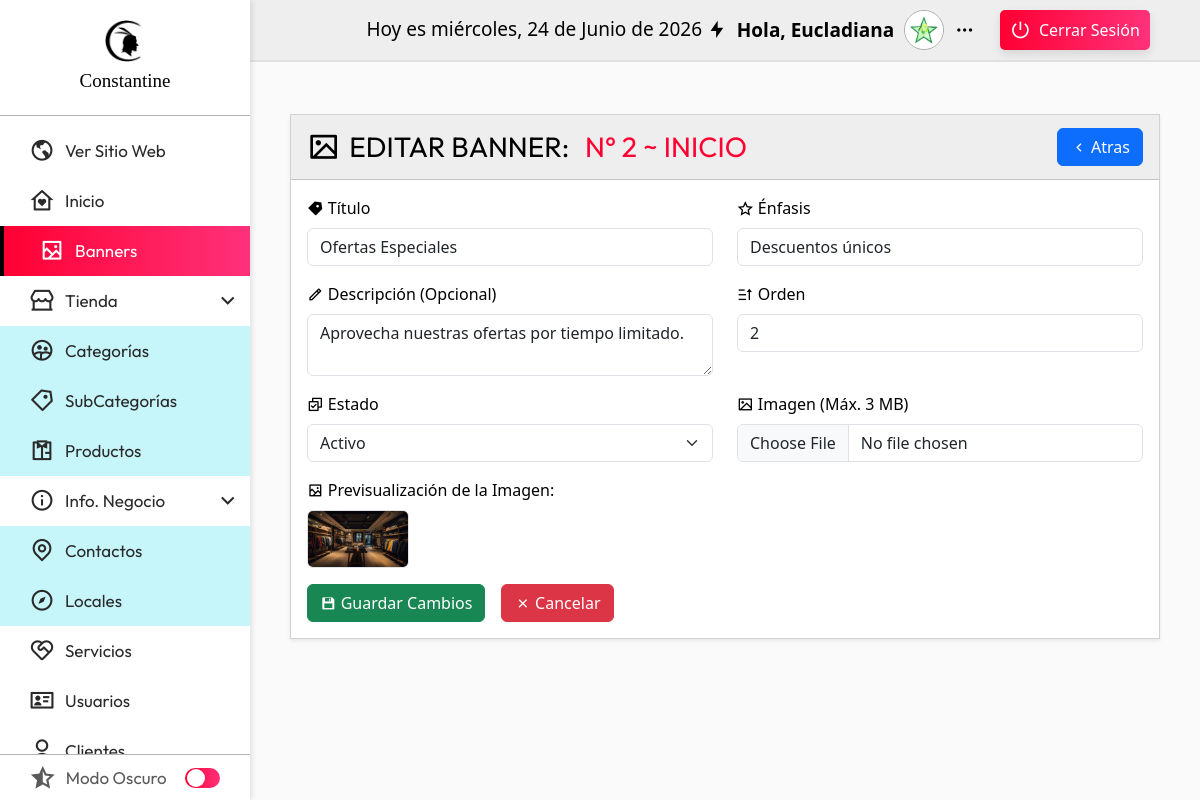
/admin/seccion/banners/editar.php?txtID=2 (signed in), run on the app's committed database.
### tables this page shows
CREATE TABLE banners (
    id_banner INT AUTO_INCREMENT PRIMARY KEY,
    pagina VARCHAR(50) NOT NULL,
    imagen VARCHAR(255) NOT NULL,
    titulo VARCHAR(100),
    enfasis VARCHAR(100),
    descripcion TEXT,
    orden INT DEFAULT 0,
    estado TINYINT(1) NOT NULL DEFAULT 1,
    fecha_creacion TIMESTAMP DEFAULT CURRENT_TIMESTAMP,
    fecha_actualizacion TIMESTAMP DEFAULT CURRENT_TIMESTAMP ON UPDATE CURRENT_TIMESTAMP
);

### admin/seccion/banners/editar.php (the view, shortened to what this page needs)
<?php
    include("../inicio/conexion.php");
    $txtID = isset($_GET['txtID']) ? $_GET['txtID'] : "";
    $sql = "SELECT * FROM banners WHERE id_banner = :id";
    $sentencia = $conexion->prepare($sql);
    $sentencia->bindParam(":id", $txtID);
    $sentencia->execute();
    $banner = $sentencia->fetch(PDO::FETCH_ASSOC);
    include("../../templates/header_admin.php");
?>
<div class="card shadow-sm mt-4 w-80 mx-auto rounded-0">
    <div class="card-header d-flex justify-content-between align-items-center rounded-0" style="color: var(--color_texto); background-color: var(--color_barra_superior);">
        <span class="titulo_categoria d-flex align-items-center gap-1 flex-wrap">
            <i class="ri-image-line"></i>
            Editar Banner: <span class="text_red">&nbsp; N° <?php echo $banner['id_banner']; ?> ~ <?php echo $banner['pagina']; ?></span>
        </span>
        <a name="atras" id="atras" class="btn btn-primary d-flex align-items-center gap-1" href="index.php" role="button">
            <i class="ri-arrow-left-s-line"></i> Atras
        </a>
    </div>
    <div class="card-body" style="color: var(--color_texto); background-color: var(--color_barra_lateral);">
        <form id="form_banner" action="" method="post" enctype="multipart/form-data">
            <div class="row">
                <div class="col-md-6 col-12 mb-3">
                    <label for="titulo" class="form-label">
                        <i class="ri-price-tag-3-fill"></i> Título
                    </label>
                    <input type="text" class="form-control" name="titulo" id="titulo" placeholder="Escriba el título" value="<?php echo $banner['titulo']; ?>" maxlength="100" required />
                </div>
                <div class="col-md-6 col-12 mb-3">
                    <label for="enfasis" class="form-label">
                        <i class="ri-star-line"></i> Énfasis
                    </label>
                    <input type="text" class="form-control" name="enfasis" id="enfasis" placeholder="Escriba el énfasis" value="<?php echo $banner['enfasis']; ?>" maxlength="50" required />
                </div>
                <div class="col-md-6 col-12 mb-3">
                    <label for="descripcion" class="form-label">
                        <i class="ri-pencil-line"></i> Descripción (Opcional)
                    </label>
                    <textarea class="form-control" name="descripcion" id="descripcion" placeholder="Escriba una descripción breve" maxlength="255"><?php echo $banner['descripcion']; ?></textarea>
                </div>
                <div class="col-md-6 col-12 mb-3">
                    <label for="orden" class="form-label">
                        <i class="ri-sort-asc"></i> Orden
                    </label>
                    <input type="number" class="form-control" name="orden" id="orden" placeholder="Escriba el orden" value="<?php echo $banner['orden']; ?>" min="0" max="999" />
                </div>
                <div class="col-md-6 col-12 mb-3">
                    <label for="estado" class="form-label">
                        <i class="ri-checkbox-multiple-line"></i> Estado
                    </label>
                    <select class="form-select" name="estado" id="estado" required>
                        <option value="1" <?php echo ($banner['estado'] == 1) ? 'selected' : ''; ?>>Activo</option>
                    </select>
                </div>
                <div class="col-md-6 col-12 mb-3">
                    <label for="imagen" class="form-label">
                        <i class="ri-image-line"></i> Imagen (Máx. 3 MB)
                    </label>
                    <input type="file" class="form-control" name="imagen" id="imagen" accept=".jpg,.jpeg,.png,.gif" onchange="previewImage(event)" />
                </div>
                <div class="col-md-6 col-12 mb-3 d-flex flex-column">
                    <label for="imagen" class="form-label">
                        <i class="ri-image-2-line"></i> Previsualización de la Imagen:
                    </label>
                    <img id="preview" src="../../../images/banners/<?php echo $banner['imagen']; ?>" alt="Vista previa de la imagen" class="img-fluid rounded border w-25" style="cursor: pointer; transition: width 0.5s ease;" onclick="toggleImageSize()" />
                </div>
            </div>
            <div class="d-flex justify-content-start gap-3">
                <button type="submit" class="btn btn-success d-flex align-items-center gap-1">
                    <i class="ri-save-3-fill"></i> Guardar Cambios
                </button>
                <a name="cancelar" id="cancelar" class="btn btn-danger d-flex align-items-center gap-1" href="index.php" role="button">
                    <i class="ri-close-line"></i> Cancelar
                </a>
            </div>
        </form>
    </div>
</div>
<?php include("../../templates/footer_admin.php"); ?>

### admin/css/header.css (style rules this page uses)
:root { --nav_font: 'Outfit','Segoe UI', Tahoma, Geneva, Verdana, sans-serif; --titulo_font: "Outfit", sans-serif; --logo_font: "BankGothic"; --color_primario: #000000; --color_secundario: #FF0033; --color_blanco: #ffebeb; --titulo_cuerpo: 30px; --subtitulo_cuerpo: 20px; --parrafo_cuerpo: 15px; --titulo_lista: 23px; --color_barra_lateral:rgb(255,255,255); --color_barra_superior:rgb(238,238,238); --color_texto: rgb(0,0,0); --color_texto_menu:rgb(42, 42, 42); --color_menu_hover:rgb(238,238,238); --color_menu_hover_texto:rgb(0,0,0); --color_submenu_bg: #c7f6fa; --color_boton: #FF0033; --color_boton_hover: rgb(0,0,0); --color_boton_texto:rgb(255,255,255); --color_hover_modulo: linear-gradient(to left, #FF317A, var(--color_secundario)); --color_linea:rgb(180,180,180); --color_switch_base :rgb(201,202,206); --color_switch_circulo:rgb(148, 148, 148); --color_scroll:rgb(192,192,192); --color_scroll_hover:rgb(134,134,134); --color_main_bg: rgb(250, 250, 250); --color_main_text: rgb(0, 0, 0); }
* { margin: 0; padding: 0; box-sizing: border-box; }
body { height: 100vh; width: 100%; }
.text_red { color: var(--color_secundario); }
.titulo_categoria { font-family: var(--titulo_font); font-size: 28px; text-transform: uppercase; }
.titulo_categoria i { font-size: 2rem; margin-right: 5px; }

### data on the page
banners: id_banner "2", pagina "INICIO", titulo "Ofertas Especiales", enfasis "Descuentos únicos", descripcion "Aprovecha nuestras ofertas por tiempo limitado.", orden "2", estado "Activo", imagen (picture)

### other printed values
fechaC() "Hoy es miércoles, 24 de Junio de 2026"
$_SESSION['nombres'] "Eucladiana"
